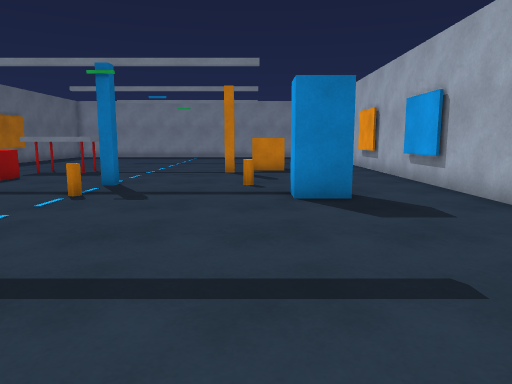
View 1 (above)

15 first-person views from a walk through a scene from a Unity 3-D project. The camera is 1.2 m above the floor, tilts 8° down and sees 70° across. The floor is counted in squares, 1 m on a side. Each view is taken from the middle of a square. On the plan, view 1 faces up. The plan holds only what a view shows up to about 15 squares ahead; the rest is blank. The player is left out.

View 2
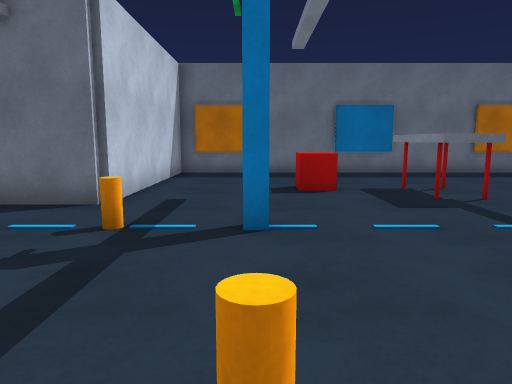

View 3
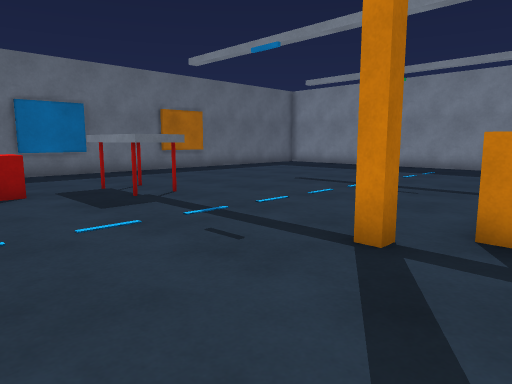

View 4
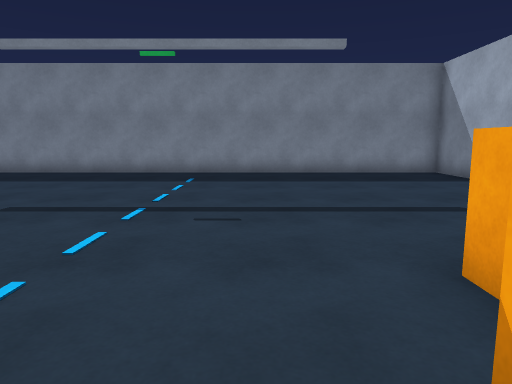

View 5
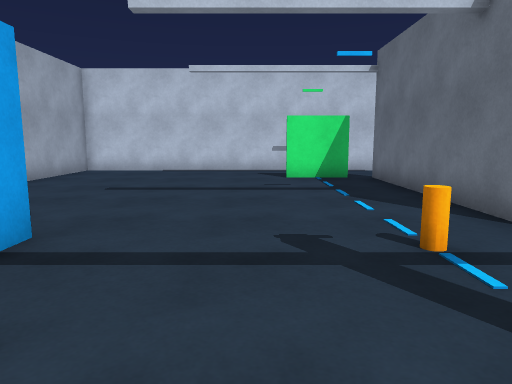

View 6
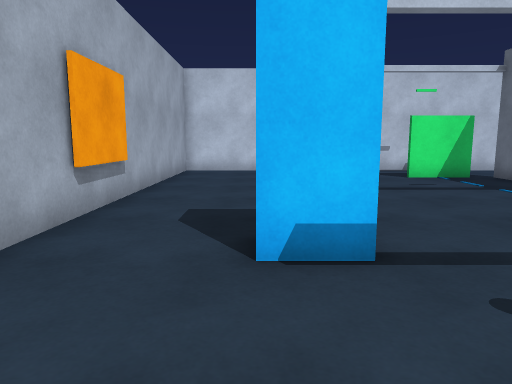

View 7
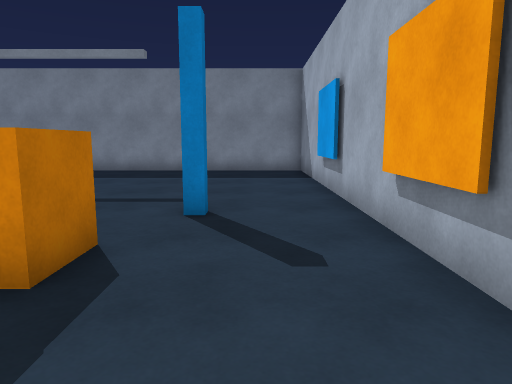

View 8
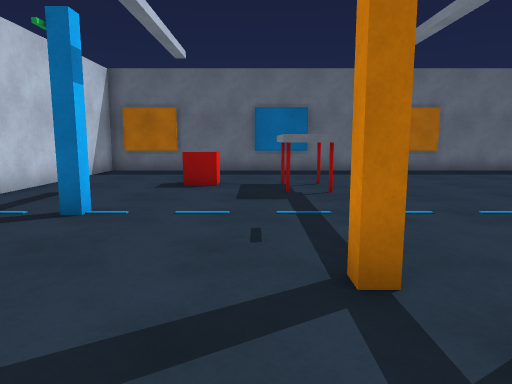

View 9
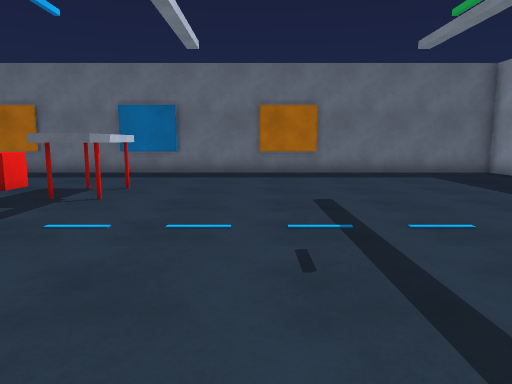

View 10
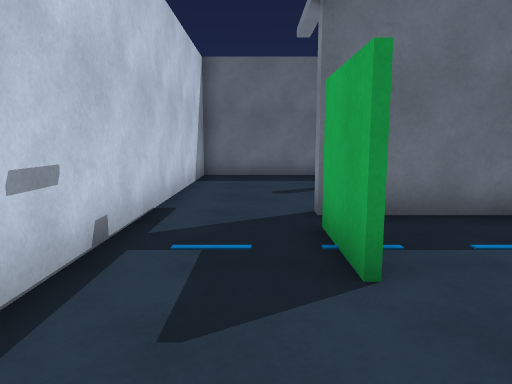

View 11
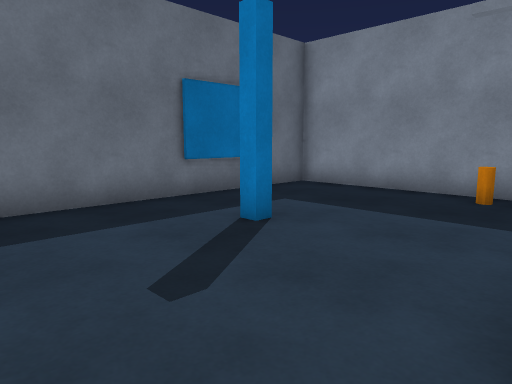

View 12
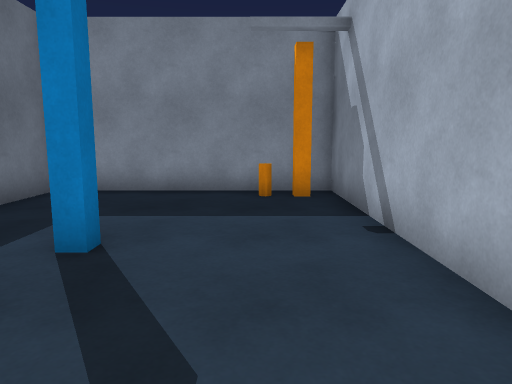

View 13
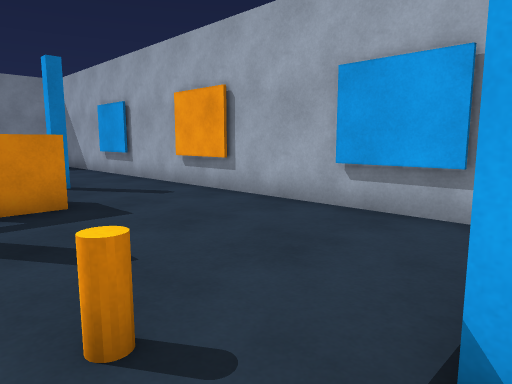

View 14
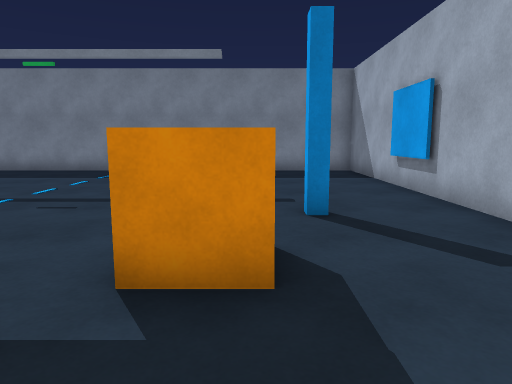

View 15
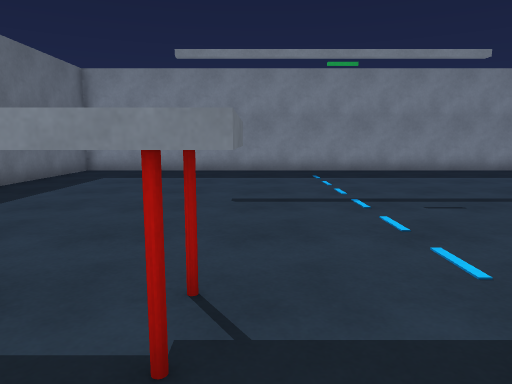

### Floor plan
Key: @ floor where view 1 was taken; # wall or solid block; x gap in a wall; . floor; ^ raised ledge; O other object.
Columns run from 13 left of view 1 to 5 right of it. Each row starts with its distance up from view 1.
 27 ###################
 26 #.................#
 25 #.................#
 24 #.................#
 23 #.................#
 22 #.................#
 21 #.................#
 20 #.................#
 19 #.................#
 18 #..............O..#
 17 #.................#
 16 #............OO...#
 15 #....^^......OO...#
 14 #...^^^^....O.....#
 13 #.................#
 12 #...OO............#
 11 #...OO............#
 10 #........O...O....#
  9 #.................#
  8 #........O....OO..#
  7 ########..........#
  6 #....OO#..........#
  5 #......#..........#
  4 #......#..........#
  3 #......#..........#
  2 #..O...#..........#
  1 #......#..........#
  0 #......#x##..@....#
 -1 #.................#
 -2 #.................#
 -3 ###################

Positions as (right, up) in squares from view 1, and headings:
1: (0, 0), facing up
2: (1, 10), facing left
3: (1, 10), facing up-left
4: (-2, 13), facing up
5: (-2, 12), facing down
6: (2, 12), facing down
7: (3, 12), facing up
8: (2, 13), facing left
9: (1, 18), facing left
10: (0, -1), facing left
11: (-6, -2), facing up-left
12: (-8, -2), facing up
13: (-1, 8), facing up-right
14: (1, 12), facing up
15: (-6, 12), facing up
